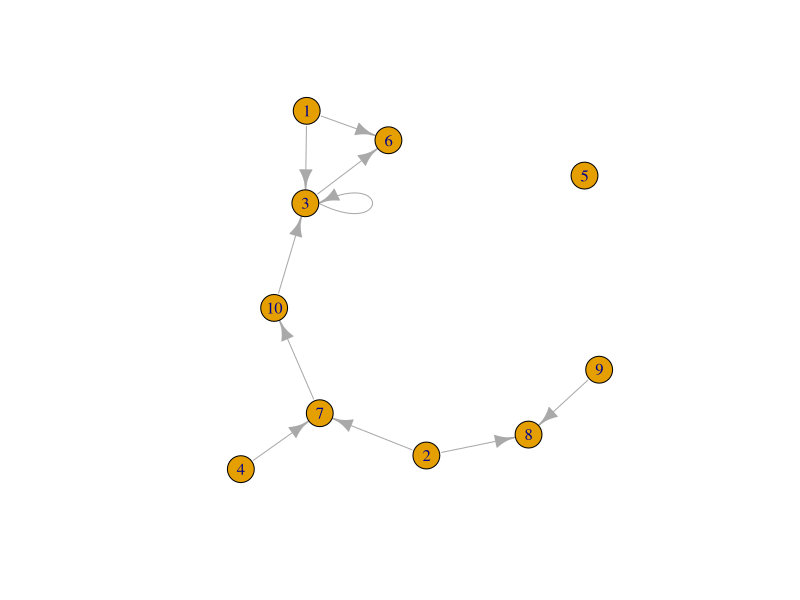

Generate this figure with R:
# explore plotting netwwork graphs with igraph
# test example from graph_from_adjacency_matrix()
# http://search.r-project.org/library/igraph/html/graph_from_adjacency_matrix.html
library(igraph)
adjm <- matrix(sample(0:1, 100, replace=TRUE, prob=c(0.9,0.1)), nc=10)
g1 <- graph_from_adjacency_matrix( adjm )
plot(g1)

R <- matrix(sample(0:1, 12, replace=TRUE, prob=c(0.7,0.1)), nc=4)
S <- matrix(sample(0:1, 16, replace=TRUE, prob=c(0.7,0.1)), nc=4)

R %*% S
